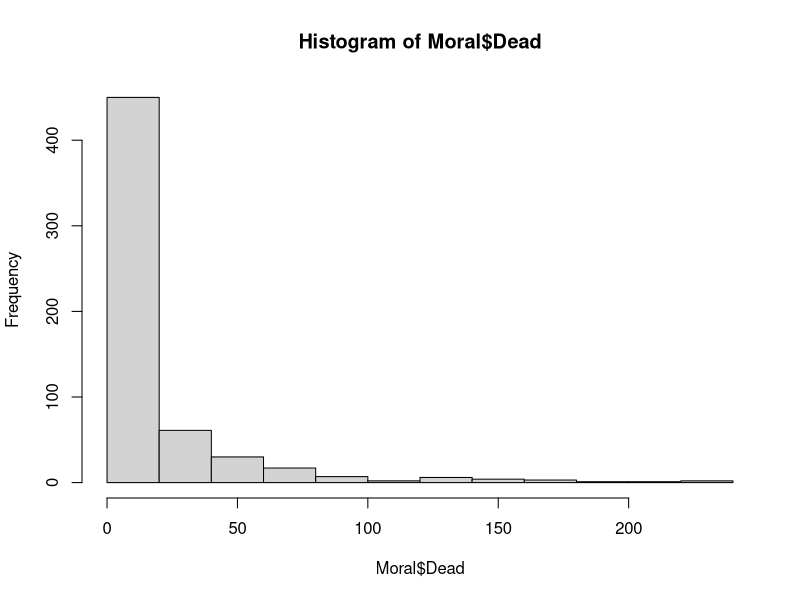

This figure's R source:
# Morales 2013 rec 325
# Phenotypic extractions

# Load libraries====
library(here)
library(lme4)

# Set wd====
dir<-here()

# Load data====
Moral<-read.csv("Data/Morales2013.csv")
MorF<-subset(Moral, SEX=="F")
MorM<-subset(Moral, SEX=="M")

hist(Moral$Dead) #poisson

# Models====
# Females####
m1<-glm(Dead~Distance_flown, family="poisson", data=MorF)
summary(m1) #positive
cor.test(Moral$Dead,Moral$Distance_flown)

m2<-glm(Dead~distance_walked, family="poisson", data=MorF)
summary(m2) #positive

m3<-glm(Dead~resting_time, family="poisson", data=MorF)
summary(m3) #switch sign so high value represents high exploration

m4<-glm(Dead~walking_velocity, family="poisson", data=MorF)
summary(m4) #positive

m5<-glm(Dead~free_fall, family="poisson", data=MorF)
summary(m5) #positive

m6<-glm(Dead~death_feigning, family="poisson", data=MorF)
summary(m6) #switch sign to reflect boldness (high value= more bold)

m7<-glm(Dead~body_righting, family="poisson", data=MorF)
summary(m7) #high value reflects long latency, which is higher stress

m8<-glm(Dead~intra_interaction, family="poisson", data=MorF)
summary(m8) #high value reflects long latency, therefore switch sign

m9<-glm(Dead~inter_interaction, family="poisson", data=MorF)
summary(m9) #switch sign as above

m10<-glm(Dead~Wingbeat, family="poisson", data=MorF)
summary(m10) #positive

# Males####
m11<-glm(Dead~Distance_flown, family="poisson", data=MorM)
summary(m11) #positive

m12<-glm(Dead~distance_walked, family="poisson", data=MorM)
summary(m12) #negative

m13<-glm(Dead~resting_time, family="poisson", data=MorM)
summary(m13) #switch sign so high value represents high exploration

m14<-glm(Dead~walking_velocity, family="poisson", data=MorM)
summary(m14) #negative

m15<-glm(Dead~free_fall, family="poisson", data=MorM)
summary(m15) #negative

m16<-glm(Dead~death_feigning, family="poisson", data=MorM)
summary(m16) #high value reflects long latency, so switch sign

m17<-glm(Dead~body_righting, family="poisson", data=MorM)
summary(m17) #high value indicates high stress

m18<-glm(Dead~intra_interaction, family="poisson", data=MorM)
summary(m18) #high value reflects long latency, therefore switch sign

m19<-glm(Dead~inter_interaction, family="poisson", data=MorM)
summary(m19) #switch sign as above

m20<-glm(Dead~Wingbeat, family="poisson", data=MorM)
summary(m20) #negative
